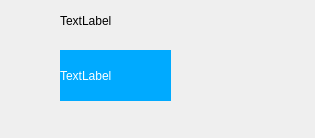
<?xml version="1.0" encoding="UTF-8"?>
<ui version="4.0">
 <class>MyMsgItem</class>
 <widget class="QWidget" name="MyMsgItem">
  <property name="geometry">
   <rect>
    <x>0</x>
    <y>0</y>
    <width>315</width>
    <height>138</height>
   </rect>
  </property>
  <property name="windowTitle">
   <string>Form</string>
  </property>
  <widget class="QLabel" name="nickName">
   <property name="geometry">
    <rect>
     <x>60</x>
     <y>10</y>
     <width>71</width>
     <height>21</height>
    </rect>
   </property>
   <property name="text">
    <string>TextLabel</string>
   </property>
  </widget>
  <widget class="QLabel" name="MsgBoard">
   <property name="geometry">
    <rect>
     <x>60</x>
     <y>50</y>
     <width>111</width>
     <height>51</height>
    </rect>
   </property>
   <property name="styleSheet">
    <string notr="true">background-color: rgb(0, 170, 255);
color: rgb(255, 255, 255);</string>
   </property>
   <property name="text">
    <string>TextLabel</string>
   </property>
  </widget>
 </widget>
 <resources/>
 <connections/>
</ui>
